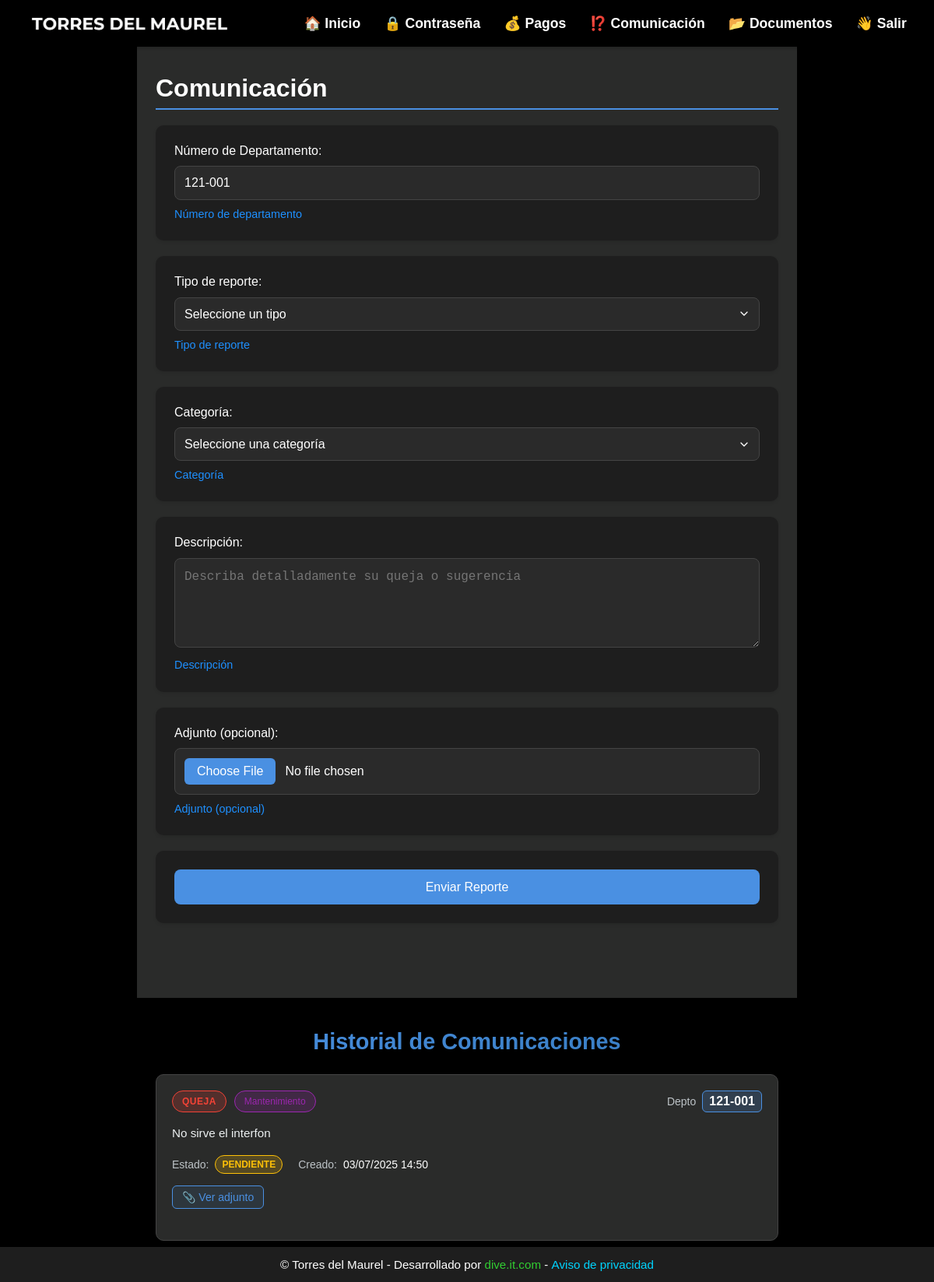
Page /qys/ (signed in) on the earlier database version.
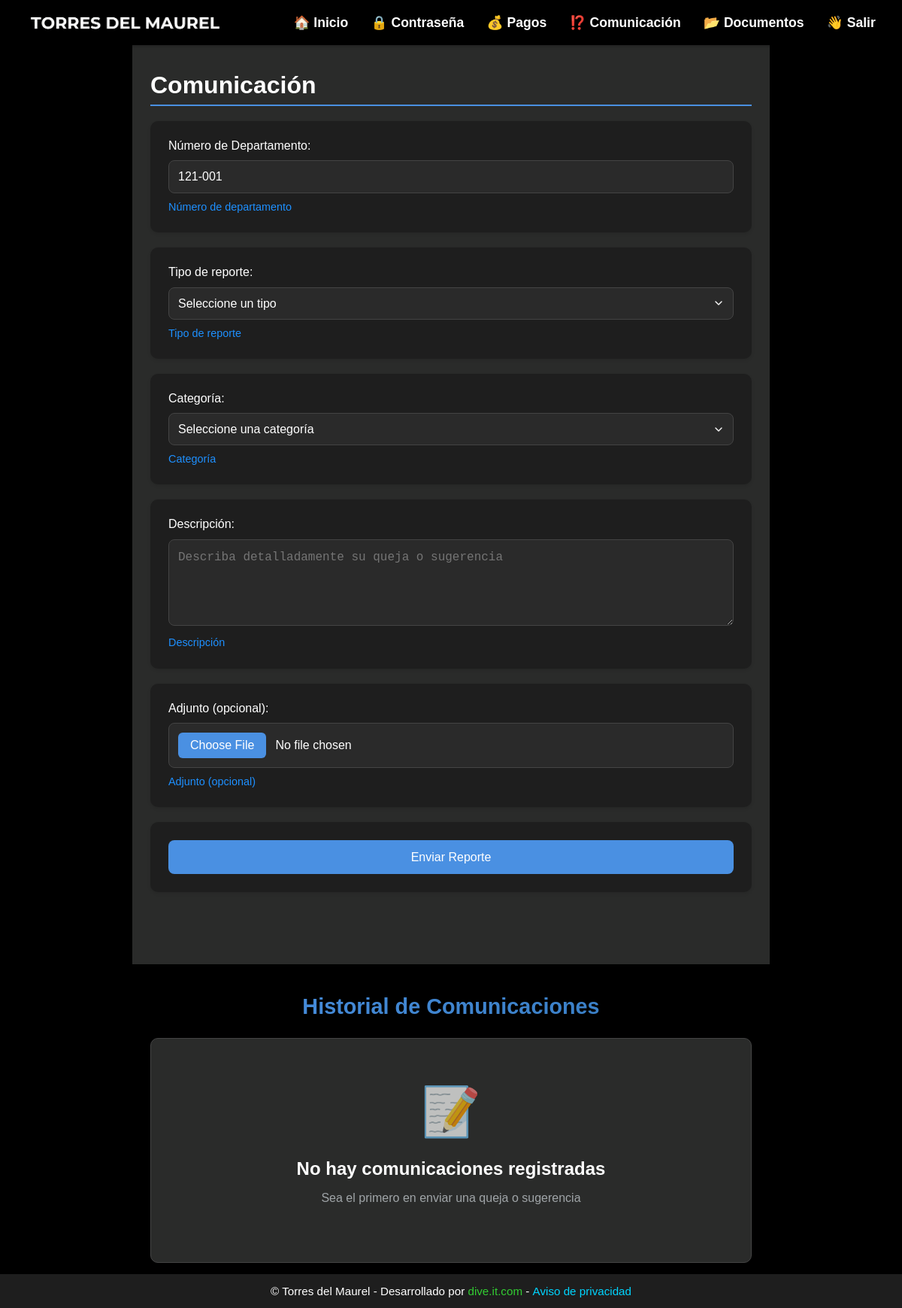
Same page on the later database version.
### website/models.py (models this page shows, shortened)
class ComplaintSuggestion(models.Model):
    TYPE_CHOICES = [
        ('queja', 'Queja'),
        ('sugerencia', 'Sugerencia'),
    ]
    CATEGORY_CHOICES = [
        ('mantenimiento', 'Mantenimiento'),
        ('seguridad', 'Seguridad'),
        ('ruido', 'Ruido'),
        ('limpieza', 'Limpieza'),
        ('estacionamiento', 'Estacionamiento'),
        ('otro', 'Otro'),
    ]
    STATUS_CHOICES = [
        ('pendiente', 'Pendiente'),
        ('en_progreso', 'En Progreso'),
        ('atendido', 'Atendido'),
    ]
    user = models.ForeignKey(CustomUser, on_delete=models.CASCADE)
    apartment_number = models.CharField(max_length=10)
    type = models.CharField(max_length=10, choices=TYPE_CHOICES)
    category = models.CharField(max_length=20, choices=CATEGORY_CHOICES)
    description = models.TextField()
    attachment = models.FileField(upload_to='qys_attachments/', null=True, blank=True)
    status = models.CharField(max_length=20, choices=STATUS_CHOICES, default='pendiente')
    created_at = models.DateTimeField(auto_now_add=True)
    attended_at = models.DateTimeField(null=True, blank=True)
    updated_at = models.DateTimeField(auto_now=True)
    class Meta:
        ordering = ['-created_at']

### website/views.py (the view)
# urls.py: path('qys/', views.qys, name='qys'),
@login_required
@require_http_methods(["GET", "POST"])
def qys(request):
    if request.method == 'POST':
        print("=== QYS DEBUG: POST request received ===")
        print(f"POST data: {dict(request.POST)}")
        print(f"FILES data: {dict(request.FILES)}")
        print(f"User: {request.user}")
        print(f"Is AJAX: {request.headers.get('X-Requested-With') == 'XMLHttpRequest'}")
        if 'submit_qys' in request.POST:
            form = ComplaintSuggestionForm(request.POST, request.FILES, user=request.user)
            print(f"Form is_valid(): {form.is_valid()}")
            if not form.is_valid():
                print(f"Form errors: {dict(form.errors)}")
                print(f"Form non_field_errors: {form.non_field_errors()}")
                for field_name, field in form.fields.items():
                    field_value = request.POST.get(field_name, 'NOT_PROVIDED')
                    file_value = request.FILES.get(field_name, 'NO_FILE')
                    print(f"Field '{field_name}':")
                    print(f"  - Required: {field.required}")
                    print(f"  - POST value: '{field_value}'")
                    print(f"  - FILE value: '{file_value}'")
                    if field_name in form.errors:
                        print(f"  - Errors: {form.errors[field_name]}")
                    print()
                if request.headers.get('X-Requested-With') == 'XMLHttpRequest':
                    return JsonResponse({
                        'success': False,
                        'errors': dict(form.errors),
                        'message': 'Error en el formulario. Por favor, corrija los errores.'
                    })
                else:
                    messages.error(request, 'Error en el formulario. Por favor, corrija los errores.')
            if form.is_valid():
                try:
                    print("=== SAVING QYS ===")
                    qys = form.save(commit=False)
                    qys.user = request.user
                    print(f"QYS object created: {qys}")
                    qys.save()
                    print(f"QYS saved with ID: {qys.id}")
                    print("Sending notification emails...")
                    email_sent = send_qys_notification_emails(qys)
                    print(f"Emails sent: {email_sent}")
                    if request.headers.get('X-Requested-With') == 'XMLHttpRequest':
                        response_data = {
                            'success': True,
                            'message': 'Su queja o sugerencia ha sido enviada exitosamente.',
                            'new_qys': {
                                'id': qys.id,
                                'type': qys.get_type_display(),
                                'category': qys.get_category_display(),
                                'apartment_number': qys.apartment_number,
                                'description': qys.description,
                                'status': qys.get_status_display(),
                                'created_at': qys.created_at.strftime('%d/%m/%Y %H:%M'),
                                'attended_at': qys.attended_at.strftime('%d/%m/%Y %H:%M') if qys.attended_at else None,
                                'is_staff': request.user.is_staff,
                                'status_choices': qys.STATUS_CHOICES if request.user.is_staff else None,
                            }
                        }
                        if not email_sent:
                            response_data['warning'] = 'El reporte se registró correctamente pero hubo un problema al enviar las notificaciones.'
                        print(f"Returning AJAX response: {response_data}")
                        return JsonResponse(response_data)
                    else:
                        messages.success(request, 'Su queja o sugerencia ha sido enviada exitosamente.')
                        if not email_sent:
                            messages.warning(request, 'El reporte se registró correctamente pero hubo un problema al enviar las notificaciones.')
                        return redirect('qys')
                except Exception as e:
                    print(f"=== ERROR during QYS processing: {str(e)} ===")
                    import traceback
                    print(f"Traceback: {traceback.format_exc()}")
                    if request.headers.get('X-Requested-With') == 'XMLHttpRequest':
                        return JsonResponse({
                            'success': False,
                            'message': f'Error interno: {str(e)}'
                        })
                    else:
                        messages.error(request, f'Error al procesar el reporte: {str(e)}')
        elif 'update_status' in request.POST and request.user.is_staff:
            qys_id = request.POST.get('qys_id')
            new_status = request.POST.get('status')
            try:
                qys = ComplaintSuggestion.objects.get(id=qys_id)
                if new_status in dict(ComplaintSuggestion.STATUS_CHOICES):
                    qys.status = new_status
                    qys.save()
                    if request.headers.get('X-Requested-With') == 'XMLHttpRequest':
                        return JsonResponse({
                            'success': True,
                            'message': 'Estado actualizado exitosamente.',
                        })
                    messages.success(request, 'Estado actualizado exitosamente.')
                else:
                    if request.headers.get('X-Requested-With') == 'XMLHttpRequest':
                        return JsonResponse({
                            'success': False,
                            'message': 'Estado inválido.',
                        })
                    messages.error(request, 'Estado inválido.')
            except ComplaintSuggestion.DoesNotExist:
                if request.headers.get('X-Requested-With') == 'XMLHttpRequest':
                    return JsonResponse({
                        'success': False,
                        'message': 'Reporte no encontrado.',
                    })
                messages.error(request, 'Reporte no encontrado.')
            except Exception as e:
                print(f"Error updating QYS status: {str(e)}")
                if request.headers.get('X-Requested-With') == 'XMLHttpRequest':
                    return JsonResponse({
                        'success': False,
                        'message': f'Error al actualizar: {str(e)}',
                    })
                messages.error(request, f'Error al actualizar: {str(e)}')
            return redirect('qys')
        elif 'delete_qys' in request.POST and request.user.is_superuser:
            qys_id = request.POST.get('qys_id')
            try:
                qys = ComplaintSuggestion.objects.get(id=qys_id)
                qys.delete()
                if request.headers.get('X-Requested-With') == 'XMLHttpRequest':
                    return JsonResponse({
                        'success': True,
                        'message': 'La queja o sugerencia ha sido eliminada exitosamente.',
                    })
                messages.success(request, 'La queja o sugerencia ha sido eliminada exitosamente.')
            except ComplaintSuggestion.DoesNotExist:
                if request.headers.get('X-Requested-With') == 'XMLHttpRequest':
                    return JsonResponse({
                        'success': False,
                        'message': 'Reporte no encontrado.',
                    })
                messages.error(request, 'Reporte no encontrado.')
            except Exception as e:
                print(f"Error deleting QYS: {str(e)}")
                if request.headers.get('X-Requested-With') == 'XMLHttpRequest':
                    return JsonResponse({
                        'success': False,
                        'message': f'Error al eliminar: {str(e)}',
                    })
                messages.error(request, f'Error al eliminar: {str(e)}')
            return redirect('qys')
    else:
        print("=== QYS DEBUG: GET request ===")
        form = ComplaintSuggestionForm(user=request.user)
        print(f"Form fields: {list(form.fields.keys())}")
        for field_name, field in form.fields.items():
            print(f"Field '{field_name}': required={field.required}, widget={type(field.widget).__name__}")
    all_qys = ComplaintSuggestion.objects.all().order_by('-created_at')
    return render(request, 'qys.html', {
        'form': form,
        'all_qys': all_qys
    })

### website/forms.py
class ComplaintSuggestionForm(forms.ModelForm):
    class Meta:
        model = ComplaintSuggestion
        fields = ['apartment_number', 'type', 'category', 'description', 'attachment']
        labels = {
            'apartment_number': 'Número de Departamento',
            'type': 'Tipo de reporte',
            'category': 'Categoría',
            'description': 'Descripción',
            'attachment': 'Adjunto (opcional)',
        }
        widgets = {
            'description': forms.Textarea(attrs={'rows': 4}),
        }
    def __init__(self, *args, **kwargs):
        user = kwargs.pop('user', None)
        super().__init__(*args, **kwargs)
        if user and user.apartment_number:
            self.fields['apartment_number'].initial = user.apartment_number
            self.fields['apartment_number'].widget.attrs['readonly'] = True

### website/templates/qys.html (shortened to what the changed rows need)
{% extends "base.html" %}
{% load static %}
{% block extra_css %}
<link rel="stylesheet" href="{% static 'css/qys.css' %}">
{% endblock %}
{% block content %}
<div class="qys-container">
    <h1>Comunicación</h1>
</div>
<div class="qys-records-section">
    <h2>Historial de Comunicaciones</h2>
    <div class="records-container">
        {% for qys in all_qys %}
        <div class="record-card" data-qys-id="{{ qys.id }}">
            <div class="record-header">
                <div class="record-type">
                    <span class="type-badge type-{{ qys.type }}">{{ qys.get_type_display }}</span>
                    <span class="category-badge">{{ qys.get_category_display }}</span>
                </div>
                <div class="record-apartment">
                    <span class="apartment-label">Depto</span>
                    <span class="apartment-number">{{ qys.apartment_number }}</span>
                </div>
            </div>
            <div class="record-body">
                <div class="record-description">
                    <p>{{ qys.description }}</p>
                </div>
                <div class="record-meta">
                    <div class="meta-item">
                        <span class="meta-label">Estado:</span>
                        <span class="status-badge status-{{ qys.status }}">{{ qys.get_status_display }}</span>
                    </div>
                    <div class="meta-item">
                        <span class="meta-label">Creado:</span>
                        <span class="meta-value">{{ qys.created_at|date:"d/m/Y H:i" }}</span>
                    </div>
                </div>
                {% if qys.attachment and qys.attachment.url %}
                <div class="record-attachment">
                    <a href="{{ qys.attachment.url }}" target="_blank" class="attachment-link">
                        📎 Ver adjunto
                    </a>
                </div>
                {% endif %}
            </div>
        </div>
        {% empty %}
        <div class="no-records">
            <div class="no-records-icon">📝</div>
            <h3>No hay comunicaciones registradas</h3>
            <p>Sea el primero en enviar una queja o sugerencia</p>
        </div>
        {% endfor %}
    </div>
</div>
{% endblock %}

Differences in the rows shown:
removed ComplaintSuggestion: type "QUEJA", category "Mantenimiento", apartment_number "121-001", description "No sirve el interfon", status "PENDIENTE", created_at "03/07/2025 14:50"
Other differences:
text now shown: "📝 No hay comunicaciones registradas Sea el primero en enviar una queja o sugerencia"
